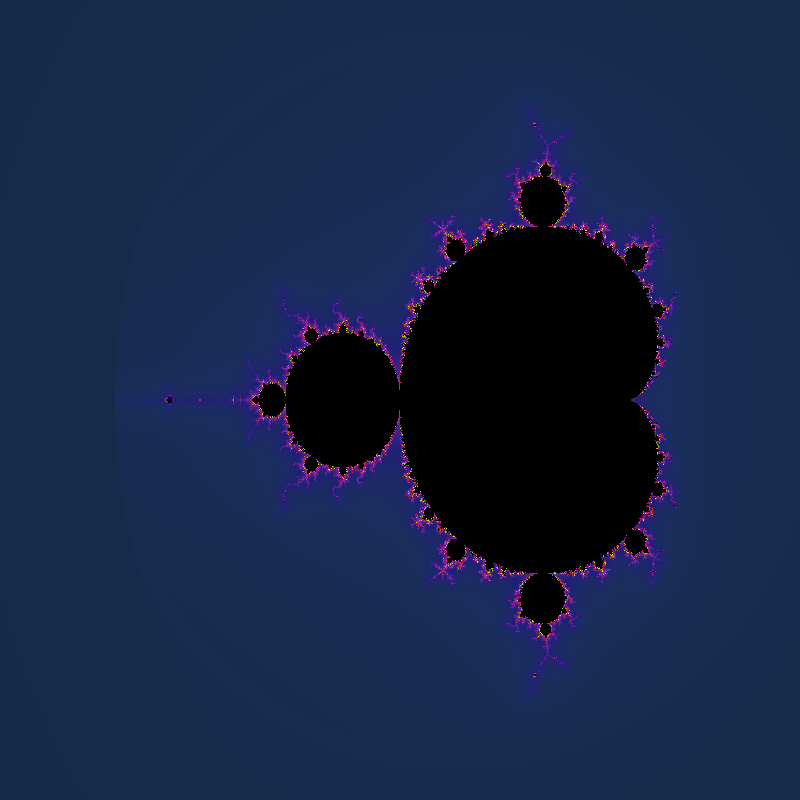
Frame 1 (no input)
Frame 2 (the mouse pressed at the canvas centre, redrawn once): identical to frame 1, image omitted

The Processing sketch that drew this single still picture (run headless with seeded random() and noise(); the mouse was pressed at the canvas centre and the sketch redrawn once):

// Processing sketch: Mandelbrot_Basic
// ── Mandelbrot_Basic.pde
/*
  Mandelbrot_Basic.pde
  --------------------
  This sketch draws a very basic Mandelbrot fractal and now supports
  slow zooming toward the cursor position with color.

  Big idea:
  The Mandelbrot set is built from the equation:

      z(n + 1) = z(n)^2 + c

  where:
  - z is a complex number (has a real and imaginary part)
  - c is also a complex number
  - we start every test with z = 0

  For each pixel on the screen:
  1) We map that pixel to a complex number c.
  2) We repeatedly apply z = z^2 + c.
  3) If z grows too large (its magnitude exceeds 2), we say it "escapes".
  4) If it does not escape after many iterations, we treat it as inside
     (or very close to) the Mandelbrot set.

  Why this creates a picture:
  - Each pixel gets a different c.
  - Different c values escape at different speeds.
  - We color based on the escape speed.
*/

// Full-quality iteration count (used when view is still).
// Higher values show more detail but run slower.
int maxIterations = 140;

// Extra quality level used while paused.
// This is intentionally higher so paused panning/rerenders look sharper.
int pausedIterations = 260;

// While zoom is moving, we render a faster preview so interaction feels fluid.
// As soon as movement stops, we render full quality again.
int previewIterations = 70;
int previewSampleStep = 2;

// The area of the complex plane we want to see.
// These ranges are chosen to show the classic full Mandelbrot shape.
double minReal = -2.5;
double maxReal = 1.0;
double minImag = -1.5;
double maxImag = 1.5;

/*
  Smooth zoom state
  -----------------
  Instead of queueing fixed step counts, we use zoom velocity + damping:
  - mouse wheel adds zoom impulse
  - each frame applies that motion
  - motion decays smoothly over time

  Why this feels better:
  - movement is smooth
  - wheel input blends naturally
  - the zoom direction is anchored to the cursor
*/
double zoomAnchorReal = 0.0;
double zoomAnchorImag = 0.0;
boolean zoomPaused = false;
double zoomVelocity = 0.0;
double zoomImpulse = 0.045;
double zoomDamping = 0.86;
double zoomStopThreshold = 0.0008;

// Drag-to-pan state.
boolean isDragging = false;
boolean dragMoved = false;
int lastDragX = 0;
int lastDragY = 0;

void settings() {
  // In Processing on HiDPI/Retina screens, one sketch "pixel" can map to
  // multiple hardware pixels.
  // If we manually write the pixels[] array using x + y * width indexing,
  // that mismatch can cause duplicated/partial rendering.
  //
  // For this beginner sketch, we force density to 1 so:
  // - pixels[] length is exactly width * height
  // - index math stays simple and predictable
  size(800, 800);
  pixelDensity(1);
}

void setup() {
  // Size is now defined in settings() (required when using pixelDensity).

  // We switch to HSB so we can control hue/saturation/brightness directly.
  // That makes fractal coloring easier to reason about than raw RGB.
  colorMode(HSB, 360, 100, 100);

  // Draw the first frame once, then stop until interaction happens.
  renderMandelbrot(maxIterations, 1);
  noLoop();
}

void draw() {
  /*
    Draw strategy:
    - paused => one clean full-quality render, then stop
    - moving => apply zoom momentum + fast preview render
    - idle   => one final full-quality render, then stop
  */
  if (zoomPaused) {
    renderMandelbrot(pausedIterations, 1);
    noLoop();
    return;
  }

  if (Math.abs(zoomVelocity) > zoomStopThreshold) {
    double zoomFactor = Math.exp(-zoomVelocity);
    applyZoomFactor(zoomFactor);
    zoomVelocity *= zoomDamping;
    renderMandelbrot(previewIterations, previewSampleStep);
  } else {
    zoomVelocity = 0.0;
    renderMandelbrot(maxIterations, 1);
    noLoop();
  }
}

void renderMandelbrot(int iterationLimit, int sampleStep) {
  // We calculate every pixel manually and then draw once.
  // Using loadPixels/updatePixels is faster than drawing many points.
  loadPixels();

  /*
    sampleStep lets us trade detail for speed:
    - sampleStep = 1 => full resolution
    - sampleStep = 2 => 2x2 blocks (faster preview while moving)
  */
  for (int y = 0; y < height; y += sampleStep) {
    for (int x = 0; x < width; x += sampleStep) {

      // Map screen coordinates to a complex number c = (cReal + cImag * i).
      // x maps to the real axis, y maps to the imaginary axis.
      double cReal = pixelToReal(x);
      double cImag = pixelToImag(y);

      // z starts at 0 + 0i for each pixel.
      double zReal = 0.0;
      double zImag = 0.0;

      // Count how many iterations happen before escape.
      int iteration = 0;

      // Repeat z = z^2 + c while:
      // 1) we have not reached the current iteration limit
      // 2) |z|^2 <= 4 (equivalent to |z| <= 2)
      while (iteration < iterationLimit && (zReal * zReal + zImag * zImag) <= 4.0) {

        // Save current z parts because both new equations depend on old values.
        double oldReal = zReal;
        double oldImag = zImag;

        // Complex square:
        // (a + bi)^2 = (a^2 - b^2) + (2ab)i
        // Then add c.
        zReal = oldReal * oldReal - oldImag * oldImag + cReal;
        zImag = 2.0 * oldReal * oldImag + cImag;

        iteration++;
      }

      // Choose a color:
      // - likely inside set -> black
      // - escaped values -> smooth gradient
      int pixelColor = colorForIteration(iteration, zReal, zImag, iterationLimit);
      paintBlock(x, y, sampleStep, pixelColor);
    }
  }

  // Push modified pixel array to the screen.
  updatePixels();
}

void paintBlock(int x0, int y0, int sizeStep, int pixelColor) {
  int yEnd = min(y0 + sizeStep, height);
  int xEnd = min(x0 + sizeStep, width);

  for (int yy = y0; yy < yEnd; yy++) {
    int rowStart = yy * width;
    for (int xx = x0; xx < xEnd; xx++) {
      pixels[rowStart + xx] = pixelColor;
    }
  }
}

int colorForIteration(int iteration, double zReal, double zImag, int iterationLimit) {
  // Points that did not escape are likely inside the Mandelbrot set.
  if (iteration == iterationLimit) {
    return color(0, 0, 0);
  }

  /*
    Smooth coloring
    ---------------
    Raw iteration counts produce visible "bands".
    This smooth estimate gives a fractional iteration value:

      smooth = n + 1 - log(log(|z|)) / log(2)

    That creates more fluid gradients between bands.
  */
  double magnitudeSq = zReal * zReal + zImag * zImag;
  double smoothIteration =
    iteration + 1.0 - Math.log(Math.log(Math.sqrt(magnitudeSq))) / Math.log(2.0);

  float t = (float) (smoothIteration / max(1, iterationLimit));
  t = constrain(t, 0, 1);

  // Color design:
  // - hue cycles through a cool-to-warm range
  // - saturation increases slightly with t
  // - brightness follows sqrt(t) for stronger edge glow
  float hue = (210.0 + 260.0 * t) % 360.0;
  float saturation = map(t, 0, 1, 70, 95);
  float brightness = map(sqrt(t), 0, 1, 18, 100);

  return color(hue, saturation, brightness);
}

double pixelToReal(int x) {
  // Convert pixel x to [0..1], then scale to [minReal..maxReal].
  double t = x / (double) (width - 1);
  return minReal + t * (maxReal - minReal);
}

double pixelToImag(int y) {
  // Convert pixel y to [0..1], then scale to [minImag..maxImag].
  double t = y / (double) (height - 1);
  return minImag + t * (maxImag - minImag);
}

void applyZoomFactor(double factor) {
  /*
    Zoom around the anchor point with this formula:

      newBound = anchor + (oldBound - anchor) * factor

    With factor < 1:
    - every bound moves closer to the anchor
    - the view window shrinks
    - we zoom in smoothly toward the anchor
  */
  minReal = zoomAnchorReal + (minReal - zoomAnchorReal) * factor;
  maxReal = zoomAnchorReal + (maxReal - zoomAnchorReal) * factor;
  minImag = zoomAnchorImag + (minImag - zoomAnchorImag) * factor;
  maxImag = zoomAnchorImag + (maxImag - zoomAnchorImag) * factor;
}

void panByPixels(int dx, int dy) {
  /*
    Convert mouse movement in screen pixels to movement in complex-plane units.
    We use the current scale of the visible window:

      realPerPixel = (maxReal - minReal) / (width - 1)
      imagPerPixel = (maxImag - minImag) / (height - 1)

    Drag direction is inverted to feel like "grabbing" the fractal:
    dragging right moves the image right, so the complex window shifts left.
  */
  double realPerPixel = (maxReal - minReal) / (double) (width - 1);
  double imagPerPixel = (maxImag - minImag) / (double) (height - 1);

  double shiftReal = -dx * realPerPixel;
  double shiftImag = -dy * imagPerPixel;

  minReal += shiftReal;
  maxReal += shiftReal;
  minImag += shiftImag;
  maxImag += shiftImag;
}

void mouseWheel(processing.event.MouseEvent event) {
  /*
    Mouse wheel behavior:
    - wheel up   -> zoom in slowly toward cursor
    - wheel down -> zoom out slowly away from cursor (inverse factor)
  */
  int direction = event.getCount();
  if (direction == 0) {
    return;
  }

  // If user was paused and starts scrolling again, auto-resume.
  zoomPaused = false;

  // Complex coordinate currently under the mouse cursor.
  zoomAnchorReal = pixelToReal(mouseX);
  zoomAnchorImag = pixelToImag(mouseY);

  /*
    Wheel direction:
    - direction < 0 (wheel up): zoom in  -> positive velocity
    - direction > 0 (wheel down): zoom out -> negative velocity
  */
  zoomVelocity += (-direction) * zoomImpulse;

  // Clamp velocity so zoom never gets too jumpy.
  zoomVelocity = constrain((float) zoomVelocity, -0.22, 0.22);

  // Start draw() loop so animation can run.
  loop();
}

void mousePressed() {
  if (mouseButton != LEFT) {
    return;
  }

  isDragging = true;
  dragMoved = false;
  lastDragX = mouseX;
  lastDragY = mouseY;

  // Stop zoom momentum while user is actively dragging.
  zoomVelocity = 0.0;
}

void mouseDragged() {
  if (!isDragging) {
    return;
  }

  int dx = mouseX - lastDragX;
  int dy = mouseY - lastDragY;
  if (dx == 0 && dy == 0) {
    return;
  }

  panByPixels(dx, dy);
  dragMoved = true;
  lastDragX = mouseX;
  lastDragY = mouseY;

  if (zoomPaused) {
    // While paused, prioritize detail during panning.
    renderMandelbrot(pausedIterations, 1);
  } else {
    // Preview quality while dragging for smoother interaction.
    renderMandelbrot(previewIterations, previewSampleStep);
  }
}

void mouseReleased() {
  if (!isDragging) {
    return;
  }

  isDragging = false;

  // After drag ends, redraw at full quality.
  if (dragMoved) {
    int releaseIterations = zoomPaused ? pausedIterations : maxIterations;
    renderMandelbrot(releaseIterations, 1);
  }
}

void keyPressed() {
  // Space toggles pause/resume for the zoom animation.
  if (key != ' ') {
    return;
  }

  zoomPaused = !zoomPaused;

  // Re-render immediately so the paused frame is always clean and current.
  int pauseStateIterations = zoomPaused ? pausedIterations : maxIterations;
  renderMandelbrot(pauseStateIterations, 1);

  if (zoomPaused) {
    noLoop();
  } else if (Math.abs(zoomVelocity) > zoomStopThreshold) {
    loop();
  }
}
